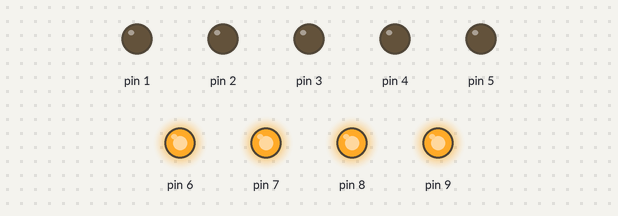
A sketch run on a simulated Arduino Uno, built with avr-gcc and run on an emulated ATmega328P. Parts: output pins drawn as LEDs (lit = HIGH).

Above: at 0.17 s.
At 0.73 s:
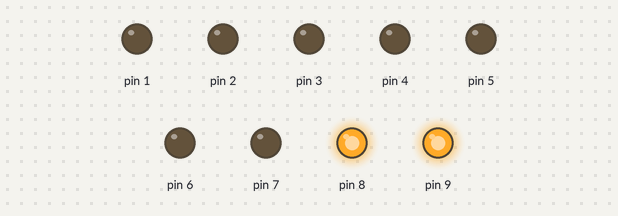
At 1.24 s:
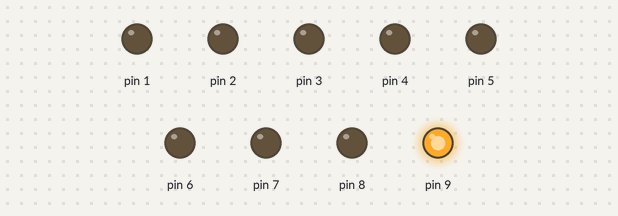
At 2.02 s:
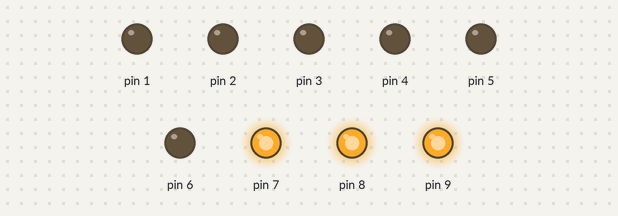
At 2.66 s:
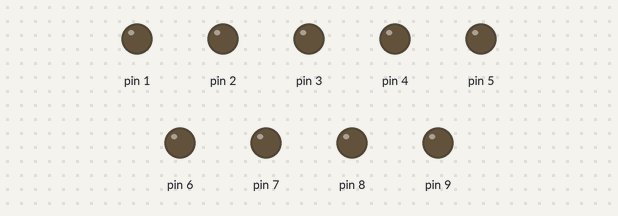
Timing chart, 0 to 3.0 s (numbered marks = the images above):
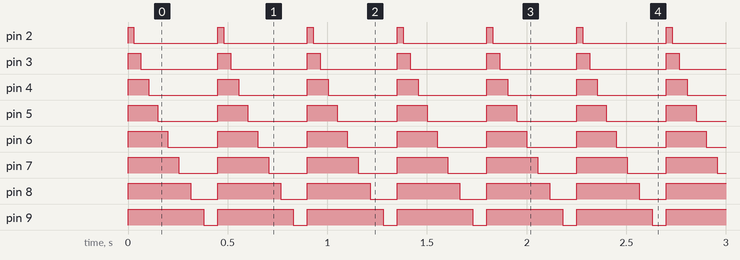

The sketch:

square_wave_A.ino
```cpp
void setup() {
  // set pins 1 (serial transmit) and 2..7 as output,
  // but leave pin 0 (serial receive) as input
  // (otherwise serial port will stop working!) ...
  DDRD = B11111110;  // digital pins 7,6,5,4,3,2,1,0
  // set pins 8..13 as output...
  DDRB = B00000011;  // digital pins -,-,13,12,11,10,9,8
  // Turn off digital output pins 2..7 ...
  //PORTD &= B00000011;   // turns off 2..7, but leaves pins 0 and 1 alone
  // Write simultaneously to pins 8..13...
  //PORTB = B00111000;   // turns on 13,12,11; turns off 10,9,8
}

void loop() {
  PORTD = B11111100; // turns pins 2-7 on
  PORTB = B00000011;
  delay(30);
  PORTD = B11111000; // pin 2 off
  delay(35);
  PORTD = B11110000; // pin 3 off
  delay(40);
  PORTD = B11100000; // pin 4 off
  delay(45);
  PORTD = B11000000; // pin 5 off
  delay(50);
  PORTD = B10000000; // pin 6 off
  delay(55);
  PORTD = B00000000; // pin 7 off
  delay(60);
  PORTB = B00000010;
  delay(65);
  PORTB = B00000000;
  delay(70);
}
```

Measured:
- by itself, pin 2: alternates HIGH for 0.03 s and LOW for 0.42 s
- by itself, pin 3: alternates HIGH for 0.07 s and LOW for 0.39 s
- by itself, pin 4: alternates HIGH for 0.11 s and LOW for 0.35 s
- by itself, pin 5: alternates HIGH for 0.15 s and LOW for 0.30 s
- by itself, pin 6: alternates HIGH for 0.20 s and LOW for 0.25 s
- by itself, pin 7: alternates HIGH for 0.26 s and LOW for 0.20 s
- by itself, pin 8: alternates HIGH for 0.32 s and LOW for 0.14 s
- by itself, pin 9: alternates HIGH for 0.38 s and LOW for 0.07 s
